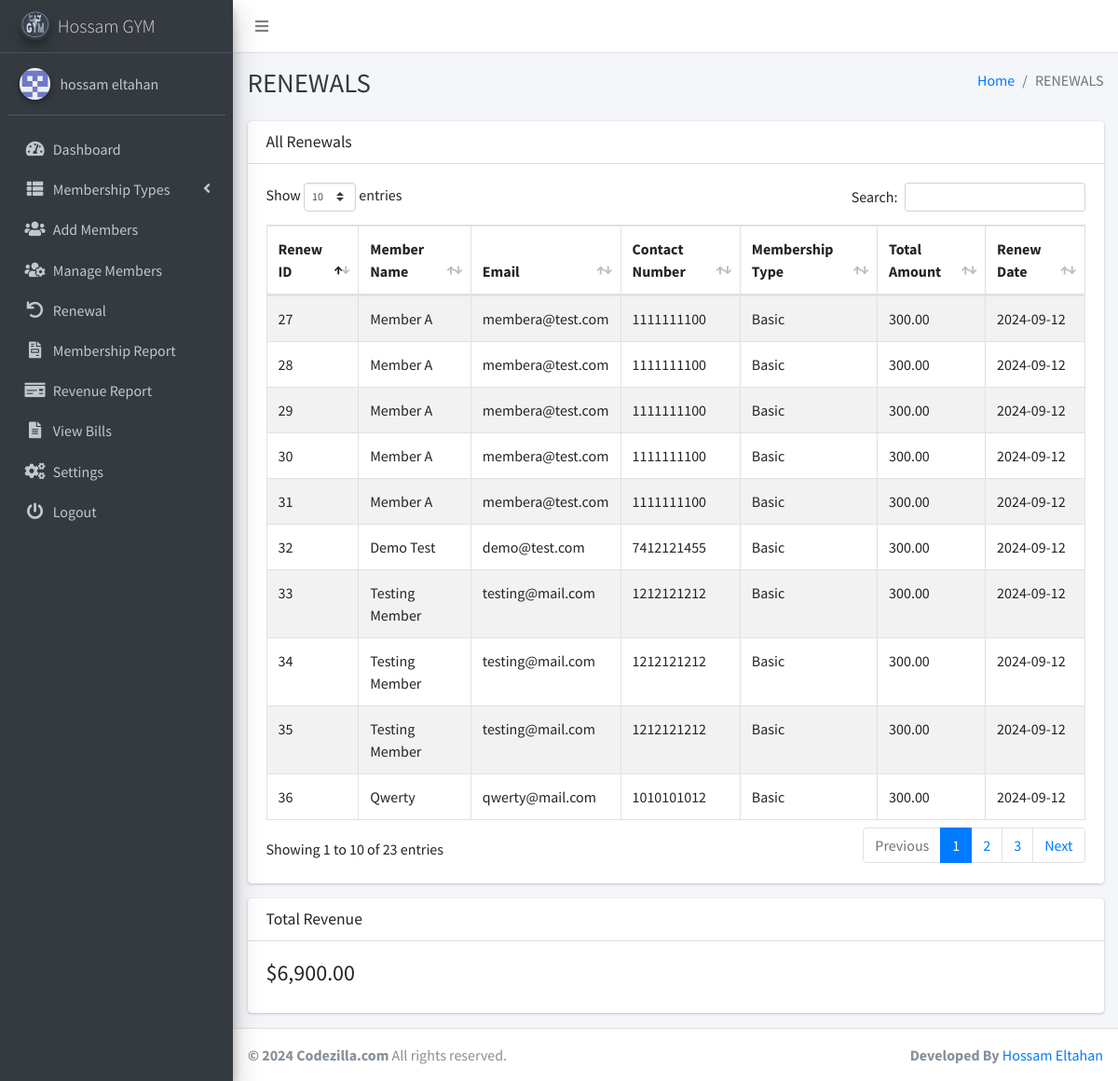
Screenshot of /renewals.php with the database file from the repository.
### tables this page shows
CREATE TABLE `settings` (
  `id` int(11) NOT NULL,
  `system_name` varchar(255) NOT NULL,
  `logo` varchar(255) NOT NULL,
  `currency` varchar(50) NOT NULL,
  `gym_address` varchar(255) DEFAULT NULL,
  `gym_contact` varchar(255) DEFAULT NULL,
  `gym_email` varchar(255) DEFAULT NULL,
  `gym_manager` varchar(255) DEFAULT NULL
);

CREATE TABLE `renew` (
  `id` int(11) NOT NULL,
  `member_id` int(11) DEFAULT NULL,
  `total_amount` decimal(10,2) DEFAULT NULL,
  `renew_date` date DEFAULT NULL
);

CREATE TABLE `members` (
  `id` int(11) NOT NULL,
  `fullname` varchar(255) NOT NULL,
  `dob` date NOT NULL,
  `gender` varchar(10) NOT NULL,
  `contact_number` varchar(20) NOT NULL,
  `email` varchar(255) NOT NULL,
  `address` varchar(255) NOT NULL,
  `country` varchar(255) NOT NULL,
  `postcode` varchar(20) NOT NULL,
  `occupation` varchar(255) NOT NULL,
  `membership_type` int(11) NOT NULL,
  `membership_number` varchar(20) NOT NULL,
  `created_at` timestamp NOT NULL DEFAULT current_timestamp(),
  `photo` varchar(255) NOT NULL,
  `expiry_date` date DEFAULT NULL
);

CREATE TABLE `membership_types` (
  `id` int(11) NOT NULL,
  `type` varchar(255) NOT NULL,
  `amount` int(11) NOT NULL
);

### renewals.php (the view, shortened to what this page needs)
<?php
include('includes/config.php');
$sql = "SELECT r.id, r.total_amount, r.renew_date, m.fullname, m.email, m.contact_number, mt.type AS membership_type
        FROM renew r
        JOIN members m ON r.member_id = m.id
        JOIN membership_types mt ON m.membership_type = mt.id
        ORDER BY r.renew_date DESC";
$result = $conn->query($sql);
$totalRevenueQuery = "SELECT SUM(total_amount) AS totalRevenue FROM renew";
$totalRevenueResult = $conn->query($totalRevenueQuery);
$totalRevenue = $totalRevenueResult->fetch_assoc()['totalRevenue'];
?>
<?php include('includes/header.php'); ?>
<body class="hold-transition sidebar-mini layout-fixed layout-navbar-fixed layout-footer-fixed">
<div class="wrapper">
    <?php include('includes/nav.php'); ?>
    <?php include('includes/sidebar.php'); ?>
    <div class="content-wrapper">
        <?php include('includes/pagetitle.php'); ?>
        <section class="content">
            <div class="container-fluid">
                <div class="row">
                    <div class="col-12">
                        <div class="card">
                            <div class="card-header">
                                <h3 class="card-title">All Renewals</h3>
                            </div>
                            <div class="card-body">
                                <table id="example1" class="table table-bordered table-striped">
                                    <thead>
                                        <tr>
                                            <th>Renew ID</th>
                                            <th>Member Name</th>
                                            <th>Email</th>
                                            <th>Contact Number</th>
                                            <th>Membership Type</th>
                                            <th>Total Amount</th>
                                            <th>Renew Date</th>
                                        </tr>
                                    </thead>
                                    <tbody>
                                        <?php while ($row = $result->fetch_assoc()) { ?>
                                            <tr>
                                                <td><?php echo $row['id']; ?></td>
                                                <td><?php echo $row['fullname']; ?></td>
                                                <td><?php echo $row['email']; ?></td>
                                                <td><?php echo $row['contact_number']; ?></td>
                                                <td><?php echo $row['membership_type']; ?></td>
                                                <td><?php echo $row['total_amount']; ?></td>
                                                <td><?php echo $row['renew_date']; ?></td>
                                            </tr>
                                        <?php } ?>
                                    </tbody>
                                </table>
                            </div>
                        </div>
                        <div class="card">
                            <div class="card-header">
                                <h3 class="card-title">Total Revenue</h3>
                            </div>
                            <div class="card-body">
                                <h4><?php echo '$' . number_format($totalRevenue, 2); ?></h4>
                            </div>
                        </div>
                    </div>
                </div>
            </div>
        </section>
    </div>
    <footer class="main-footer">
        <strong>&copy; <?php echo date('Y'); ?> Codezilla.com</strong> All rights reserved.
        <div class="float-right d-none d-sm-inline-block">
            <b>Developed By</b> <a href="https://www.linkedin.com/in/hossam-eltahan-24528b253/">Hossam Eltahan</a>
        </div>
    </footer>
</div>
</body>
</html>

### includes/sidebar.php (shortened to what this page needs)
<aside class="main-sidebar sidebar-dark-primary elevation-4">
  <a href="" class="brand-link">
    <img src="<?php echo getLogoUrl(); ?>" alt="Logo" class="brand-image img-circle elevation-3" style="opacity: .8">
    <span class="brand-text font-weight-light"><?php echo getSystemName(); ?></span>
  </a>
  <?php
  function getSystemName()
  {
      global $conn;
      $systemNameQuery = "SELECT system_name FROM settings";
      $systemNameResult = $conn->query($systemNameQuery);
      if ($systemNameResult->num_rows > 0) {
          $systemNameRow = $systemNameResult->fetch_assoc();
          return $systemNameRow['system_name'];
      } else {
          return 'Codezilla';
      }
  }
  function getLogoUrl()
  {
      global $conn;
      $logoQuery = "SELECT logo FROM settings";
      $logoResult = $conn->query($logoQuery);
      if ($logoResult->num_rows > 0) {
          $logoRow = $logoResult->fetch_assoc();
          return $logoRow['logo'];
      } else {
          return 'dist/img/AdminLTELogo.png';
      }
  }
  function getGymManagerName()
  {
      global $conn;
      $managerQuery = "SELECT gym_manager FROM settings";
      $managerResult = $conn->query($managerQuery);
      if ($managerResult->num_rows > 0) {
          $managerRow = $managerResult->fetch_assoc();
          return $managerRow['gym_manager'];
      } else {
          return 'Gym Manager';
      }
  }
  ?>
  <div class="sidebar">
    <div class="user-panel mt-3 pb-3 mb-3 d-flex">
      <div class="image">
        <img src="dist/img/2382414.png" class="img-circle elevation-2" alt="User Image">
      </div>
      <div class="info">
        <a href="#" class="d-block"><?php echo getGymManagerName(); ?></a>
      </div>
    </div>
    <nav class="mt-2">
      <ul class="nav nav-pills nav-sidebar flex-column" data-widget="treeview" role="menu" data-accordion="false">
        <li class="nav-item">
          <a href="dashboard.php" class="nav-link <?php echo ($current_page == 'dashboard.php') ? 'active' : ''; ?>">
            <i class="nav-icon fas fa-tachometer-alt"></i>
            <p>Dashboard</p>
          </a>
        </li>
        <li class="nav-item has-treeview">
          <a href="#" class="nav-link <?php echo ($current_page == 'add_type.php' || $current_page == 'view_type.php' || $current_page == 'edit_type.php') ? 'active' : ''; ?>">
            <i class="nav-icon fas fa-th-list"></i>
            <p>
              Membership Types
              <i class="fas fa-angle-left right"></i>
            </p>
          </a>
        </li>
        <li class="nav-item">
          <a href="add_members.php" class="nav-link <?php echo ($current_page == 'add_members.php') ? 'active' : ''; ?>">
            <i class="nav-icon fas fa-users"></i>
            <p>Add Members</p>
          </a>
        </li>
        <li class="nav-item">
          <a href="manage_members.php" class="nav-link <?php echo ($current_page == 'manage_members.php' || $current_page == 'edit_member.php' || $current_page == 'memberProfile.php') ? 'active' : ''; ?>">
            <i class="nav-icon fas fa-users-cog"></i>
            <p>Manage Members</p>
          </a>
        </li>
        <li class="nav-item">
          <a href="list_renewal.php" class="nav-link <?php echo ($current_page == 'list_renewal.php' || $current_page == 'renew.php') ? 'active' : ''; ?>">
            <i class="nav-icon fas fa-undo"></i>
            <p>Renewal</p>
          </a>
        </li>
        <li class="nav-item">
          <a href="report.php" class="nav-link <?php echo ($current_page == 'report.php') ? 'active' : ''; ?>">
            <i class="nav-icon fas fa-file-invoice"></i>
            <p>Membership Report</p>
          </a>
        </li>
        <li class="nav-item">
          <a href="revenue_report.php" class="nav-link <?php echo ($current_page == 'revenue_report.php') ? 'active' : ''; ?>">
            <i class="nav-icon fas fa-money-check"></i>
            <p>Revenue Report</p>
          </a>
        </li>
        <li class="nav-item">
          <a href="all_bills.php" class="nav-link <?php echo ($current_page == 'all_bills.php') ? 'active' : ''; ?>">
            <i class="nav-icon fas fa-file-alt"></i>
            <p>View Bills</p>
          </a>
        </li>
        <li class="nav-item">
          <a href="settings.php" class="nav-link <?php echo ($current_page == 'settings.php') ? 'active' : ''; ?>">
            <i class="nav-icon fas fa-cogs"></i>
            <p>Settings</p>
          </a>
        </li>
        <li class="nav-item">
          <a href="logout.php" class="nav-link <?php echo ($current_page == 'logout.php') ? 'active' : ''; ?>">
            <i class="nav-icon fas fa-power-off"></i>
            <p>Logout</p>
          </a>
        </li>
      </ul>
    </nav>
  </div>
</aside>

### rows the page displays
settings: logo (picture), system_name "Hossam GYM", gym_manager "hossam eltahan"
renew: id "34", member.fullname "Testing Member", member.email "testing@mail.com", member.contact_number "1212121212", membership_types.type "Basic", total_amount "300.00", renew_date "2024-09-12"
renew: id "27", member.fullname "Member A", member.email "membera@test.com", member.contact_number "1111111100", membership_types.type "Basic", total_amount "300.00", renew_date "2024-09-12"
renew: id "35", member.fullname "Testing Member", member.email "testing@mail.com", member.contact_number "1212121212", membership_types.type "Basic", total_amount "300.00", renew_date "2024-09-12"
renew: id "28", member.fullname "Member A", member.email "membera@test.com", member.contact_number "1111111100", membership_types.type "Basic", total_amount "300.00", renew_date "2024-09-12"
renew: id "36", member.fullname "Qwerty", member.email "qwerty@mail.com", member.contact_number "1010101012", membership_types.type "Basic", total_amount "300.00", renew_date "2024-09-12"
renew: id "29", member.fullname "Member A", member.email "membera@test.com", member.contact_number "1111111100", membership_types.type "Basic", total_amount "300.00", renew_date "2024-09-12"
renew: id "30", member.fullname "Member A", member.email "membera@test.com", member.contact_number "1111111100", membership_types.type "Basic", total_amount "300.00", renew_date "2024-09-12"
renew: id "31", member.fullname "Member A", member.email "membera@test.com", member.contact_number "1111111100", membership_types.type "Basic", total_amount "300.00", renew_date "2024-09-12"
renew: id "32", member.fullname "Demo Test", member.email "demo@test.com", member.contact_number "7412121455", membership_types.type "Basic", total_amount "300.00", renew_date "2024-09-12"
renew: id "33", member.fullname "Testing Member", member.email "testing@mail.com", member.contact_number "1212121212", membership_types.type "Basic", total_amount "300.00", renew_date "2024-09-12"

### other values shown
$pageTitle "RENEWALS"
$totalRevenue "6,900.00"
